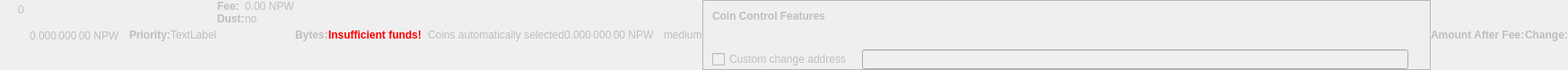
    <widget class="QWidget" name="dummyHideWidget" native="true">
     <property name="enabled">
      <bool>false</bool>
     </property>
     <property name="maximumSize">
      <size>
       <width>100</width>
       <height>22</height>
      </size>
     </property>
     <layout class="QHBoxLayout" name="dummyHideLayout">
      <property name="spacing">
       <number>0</number>
      </property>
      <property name="leftMargin">
       <number>0</number>
      </property>
      <property name="topMargin">
       <number>0</number>
      </property>
      <property name="rightMargin">
       <number>0</number>
      </property>
      <property name="bottomMargin">
       <number>0</number>
      </property>
      <item>
       <layout class="QFormLayout" name="formLayoutCoinControl1">
        <property name="horizontalSpacing">
         <number>10</number>
        </property>
        <property name="verticalSpacing">
         <number>14</number>
        </property>
        <property name="leftMargin">
         <number>10</number>
        </property>
        <property name="topMargin">
         <number>4</number>
        </property>
        <property name="rightMargin">
         <number>6</number>
        </property>
        <item row="0" column="1">
         <widget class="QLabel" name="labelCoinControlBytes">
          <property name="cursor">
           <cursorShape>IBeamCursor</cursorShape>
          </property>
          <property name="contextMenuPolicy">
           <enum>Qt::ActionsContextMenu</enum>
          </property>
          <property name="text">
           <string notr="true">0</string>
          </property>
          <property name="textInteractionFlags">
           <set>Qt::LinksAccessibleByMouse|Qt::TextSelectableByKeyboard|Qt::TextSelectableByMouse</set>
          </property>
         </widget>
        </item>
       </layout>
      </item>
      <item>
       <widget class="QLabel" name="labelCoinControlAfterFee">
        <property name="enabled">
         <bool>false</bool>
        </property>
        <property name="sizePolicy">
         <sizepolicy hsizetype="Fixed" vsizetype="Fixed">
          <horstretch>0</horstretch>
          <verstretch>0</verstretch>
         </sizepolicy>
        </property>
        <property name="minimumSize">
         <size>
          <width>111</width>
          <height>12</height>
         </size>
        </property>
        <property name="maximumSize">
         <size>
          <width>111</width>
          <height>12</height>
         </size>
        </property>
        <property name="cursor">
         <cursorShape>IBeamCursor</cursorShape>
        </property>
        <property name="contextMenuPolicy">
         <enum>Qt::ActionsContextMenu</enum>
        </property>
        <property name="text">
         <string notr="true">0.000 000 00 NPW</string>
        </property>
        <property name="textInteractionFlags">
         <set>Qt::LinksAccessibleByMouse|Qt::TextSelectableByKeyboard|Qt::TextSelectableByMouse</set>
        </property>
       </widget>
      </item>
      <item>
       <widget class="QLabel" name="labelCoinControlPriorityText">
        <property name="enabled">
         <bool>false</bool>
        </property>
        <property name="font">
         <font>
          <weight>75</weight>
          <bold>true</bold>
         </font>
        </property>
        <property name="text">
         <string>Priority:</string>
        </property>
       </widget>
      </item>
      <item>
       <layout class="QHBoxLayout" name="horizontalLayout">
        <item>
         <widget class="QLabel" name="WarningLabel">
          <property name="text">
           <string>TextLabel</string>
          </property>
         </widget>
        </item>
       </layout>
      </item>
      <item>
       <layout class="QFormLayout" name="formLayoutCoinControl3">
        <property name="horizontalSpacing">
         <number>0</number>
        </property>
        <property name="verticalSpacing">
         <number>0</number>
        </property>
        <property name="leftMargin">
         <number>0</number>
        </property>
        <property name="topMargin">
         <number>0</number>
        </property>
        <property name="rightMargin">
         <number>0</number>
        </property>
        <item row="0" column="0">
         <widget class="QLabel" name="labelCoinControlFeeText">
          <property name="enabled">
           <bool>false</bool>
          </property>
          <property name="font">
           <font>
            <weight>75</weight>
            <bold>true</bold>
           </font>
          </property>
          <property name="text">
           <string>Fee:</string>
          </property>
          <property name="margin">
           <number>0</number>
          </property>
         </widget>
        </item>
        <item row="0" column="1">
         <widget class="QLabel" name="labelCoinControlFee">
          <property name="enabled">
           <bool>false</bool>
          </property>
          <property name="cursor">
           <cursorShape>IBeamCursor</cursorShape>
          </property>
          <property name="contextMenuPolicy">
           <enum>Qt::ActionsContextMenu</enum>
          </property>
          <property name="text">
           <string notr="true">0.00 NPW</string>
          </property>
          <property name="textInteractionFlags">
           <set>Qt::LinksAccessibleByMouse|Qt::TextSelectableByKeyboard|Qt::TextSelectableByMouse</set>
          </property>
         </widget>
        </item>
        <item row="1" column="0">
         <widget class="QLabel" name="labelCoinControlLowOutputText">
          <property name="enabled">
           <bool>false</bool>
          </property>
          <property name="font">
           <font>
            <weight>75</weight>
            <bold>true</bold>
           </font>
          </property>
          <property name="text">
           <string>Dust:</string>
          </property>
         </widget>
        </item>
        <item row="1" column="1">
         <widget class="QLabel" name="labelCoinControlLowOutput">
          <property name="enabled">
           <bool>false</bool>
          </property>
          <property name="cursor">
           <cursorShape>IBeamCursor</cursorShape>
          </property>
          <property name="contextMenuPolicy">
           <enum>Qt::ActionsContextMenu</enum>
          </property>
          <property name="text">
           <string>no</string>
          </property>
          <property name="textInteractionFlags">
           <set>Qt::LinksAccessibleByMouse|Qt::TextSelectableByKeyboard|Qt::TextSelectableByMouse</set>
          </property>
         </widget>
        </item>
       </layout>
      </item>
      <item>
       <widget class="QLabel" name="labelCoinControlBytesText">
        <property name="enabled">
         <bool>false</bool>
        </property>
        <property name="font">
         <font>
          <weight>75</weight>
          <bold>true</bold>
         </font>
        </property>
        <property name="text">
         <string>Bytes:</string>
        </property>
       </widget>
      </item>
      <item>
       <layout class="QFormLayout" name="formLayoutCoinControl2">
        <property name="horizontalSpacing">
         <number>0</number>
        </property>
        <property name="verticalSpacing">
         <number>0</number>
        </property>
        <property name="leftMargin">
         <number>0</number>
        </property>
        <property name="topMargin">
         <number>0</number>
        </property>
        <property name="rightMargin">
         <number>0</number>
        </property>
       </layout>
      </item>
      <item>
       <layout class="QHBoxLayout" name="horizontalLayoutCoinControl2">
        <property name="spacing">
         <number>0</number>
        </property>
        <property name="bottomMargin">
         <number>0</number>
        </property>
       </layout>
      </item>
      <item>
       <widget class="QLabel" name="labelCoinControlInsuffFunds">
        <property name="enabled">
         <bool>false</bool>
        </property>
        <property name="minimumSize">
         <size>
          <width>0</width>
          <height>0</height>
         </size>
        </property>
        <property name="font">
         <font>
          <weight>75</weight>
          <bold>true</bold>
         </font>
        </property>
        <property name="styleSheet">
         <string notr="true">color:red;font-weight:bold;</string>
        </property>
        <property name="text">
         <string>Insufficient funds!</string>
        </property>
        <property name="margin">
         <number>5</number>
        </property>
       </widget>
      </item>
      <item>
       <layout class="QFormLayout" name="formLayoutCoinControl4">
        <property name="horizontalSpacing">
         <number>0</number>
        </property>
        <property name="verticalSpacing">
         <number>0</number>
        </property>
        <property name="leftMargin">
         <number>0</number>
        </property>
        <property name="topMargin">
         <number>0</number>
        </property>
        <property name="rightMargin">
         <number>0</number>
        </property>
       </layout>
      </item>
      <item>
       <widget class="QLabel" name="labelCoinControlChangeLabel">
        <property name="enabled">
         <bool>false</bool>
        </property>
        <property name="sizePolicy">
         <sizepolicy hsizetype="Preferred" vsizetype="Expanding">
          <horstretch>0</horstretch>
          <verstretch>0</verstretch>
         </sizepolicy>
        </property>
        <property name="minimumSize">
         <size>
          <width>0</width>
          <height>0</height>
         </size>
        </property>
        <property name="text">
         <string/>
        </property>
        <property name="margin">
         <number>3</number>
        </property>
       </widget>
      </item>
      <item>
       <widget class="QLabel" name="labelCoinControlAutomaticallySelected">
        <property name="enabled">
         <bool>false</bool>
        </property>
        <property name="sizePolicy">
         <sizepolicy hsizetype="Fixed" vsizetype="Fixed">
          <horstretch>0</horstretch>
          <verstretch>0</verstretch>
         </sizepolicy>
        </property>
        <property name="minimumSize">
         <size>
          <width>0</width>
          <height>0</height>
         </size>
        </property>
        <property name="maximumSize">
         <size>
          <width>240</width>
          <height>16777215</height>
         </size>
        </property>
        <property name="text">
         <string>Coins automatically selected</string>
        </property>
        <property name="margin">
         <number>5</number>
        </property>
       </widget>
      </item>
      <item>
       <widget class="QLabel" name="labelCoinControlChange">
        <property name="enabled">
         <bool>false</bool>
        </property>
        <property name="sizePolicy">
         <sizepolicy hsizetype="Fixed" vsizetype="Fixed">
          <horstretch>0</horstretch>
          <verstretch>0</verstretch>
         </sizepolicy>
        </property>
        <property name="minimumSize">
         <size>
          <width>111</width>
          <height>0</height>
         </size>
        </property>
        <property name="maximumSize">
         <size>
          <width>111</width>
          <height>16777215</height>
         </size>
        </property>
        <property name="cursor">
         <cursorShape>IBeamCursor</cursorShape>
        </property>
        <property name="contextMenuPolicy">
         <enum>Qt::ActionsContextMenu</enum>
        </property>
        <property name="text">
         <string notr="true">0.000 000 00 NPW</string>
        </property>
        <property name="textInteractionFlags">
         <set>Qt::LinksAccessibleByMouse|Qt::TextSelectableByKeyboard|Qt::TextSelectableByMouse</set>
        </property>
       </widget>
      </item>
      <item>
       <widget class="QLabel" name="labelCoinControlPriority">
        <property name="enabled">
         <bool>false</bool>
        </property>
        <property name="cursor">
         <cursorShape>IBeamCursor</cursorShape>
        </property>
        <property name="contextMenuPolicy">
         <enum>Qt::ActionsContextMenu</enum>
        </property>
        <property name="text">
         <string>medium</string>
        </property>
        <property name="textInteractionFlags">
         <set>Qt::LinksAccessibleByMouse|Qt::TextSelectableByKeyboard|Qt::TextSelectableByMouse</set>
        </property>
       </widget>
      </item>
      <item>
       <widget class="QFrame" name="frameCoinControl">
        <property name="sizePolicy">
         <sizepolicy hsizetype="Expanding" vsizetype="Expanding">
          <horstretch>0</horstretch>
          <verstretch>0</verstretch>
         </sizepolicy>
        </property>
        <property name="maximumSize">
         <size>
          <width>16777215</width>
          <height>16777215</height>
         </size>
        </property>
        <property name="frameShape">
         <enum>QFrame::StyledPanel</enum>
        </property>
        <property name="frameShadow">
         <enum>QFrame::Sunken</enum>
        </property>
        <layout class="QVBoxLayout" name="verticalLayoutCoinControl2_2">
         <property name="spacing">
          <number>0</number>
         </property>
         <property name="leftMargin">
          <number>0</number>
         </property>
         <property name="topMargin">
          <number>0</number>
         </property>
         <property name="rightMargin">
          <number>0</number>
         </property>
         <property name="bottomMargin">
          <number>0</number>
         </property>
         <item>
          <layout class="QVBoxLayout" name="verticalLayoutCoinControl" stretch="0,0,0,1">
           <property name="spacing">
            <number>0</number>
           </property>
           <property name="leftMargin">
            <number>10</number>
           </property>
           <property name="topMargin">
            <number>10</number>
           </property>
           <item>
            <layout class="QHBoxLayout" name="horizontalLayoutCoinControl1">
             <property name="bottomMargin">
              <number>15</number>
             </property>
             <item>
              <widget class="QLabel" name="labelCoinControlFeatures">
               <property name="enabled">
                <bool>false</bool>
               </property>
               <property name="sizePolicy">
                <sizepolicy hsizetype="Preferred" vsizetype="Maximum">
                 <horstretch>0</horstretch>
                 <verstretch>0</verstretch>
                </sizepolicy>
               </property>
               <property name="font">
                <font>
                 <weight>75</weight>
                 <bold>true</bold>
                </font>
               </property>
               <property name="styleSheet">
                <string notr="true">font-weight:bold;</string>
               </property>
               <property name="text">
                <string>Coin Control Features</string>
               </property>
              </widget>
             </item>
            </layout>
           </item>
           <item>
            <widget class="QWidget" name="widgetCoinControl" native="true">
             <property name="sizePolicy">
              <sizepolicy hsizetype="Preferred" vsizetype="Preferred">
               <horstretch>0</horstretch>
               <verstretch>0</verstretch>
              </sizepolicy>
             </property>
             <property name="minimumSize">
              <size>
               <width>0</width>
               <height>0</height>
              </size>
             </property>
             <property name="styleSheet">
              <string notr="true"/>
             </property>
             <layout class="QHBoxLayout" name="horizontalLayoutCoinControl5_2">
              <property name="leftMargin">
               <number>0</number>
              </property>
              <property name="topMargin">
               <number>0</number>
              </property>
              <property name="rightMargin">
               <number>0</number>
              </property>
              <property name="bottomMargin">
               <number>0</number>
              </property>
              <item>
               <layout class="QHBoxLayout" name="horizontalLayoutCoinControl3">
                <property name="spacing">
                 <number>20</number>
                </property>
                <property name="topMargin">
                 <number>0</number>
                </property>
                <property name="bottomMargin">
                 <number>10</number>
                </property>
               </layout>
              </item>
             </layout>
            </widget>
           </item>
           <item>
            <layout class="QHBoxLayout" name="horizontalLayoutCoinControl4" stretch="0,0,0">
             <property name="spacing">
              <number>12</number>
             </property>
             <property name="sizeConstraint">
              <enum>QLayout::SetDefaultConstraint</enum>
             </property>
             <property name="topMargin">
              <number>5</number>
             </property>
             <property name="rightMargin">
              <number>5</number>
             </property>
             <item>
              <widget class="QCheckBox" name="checkBoxCoinControlChange">
               <property name="enabled">
                <bool>false</bool>
               </property>
               <property name="toolTip">
                <string>If this is activated, but the change address is empty or invalid, change will be sent to a newly generated address.</string>
               </property>
               <property name="text">
                <string>Custom change address</string>
               </property>
              </widget>
             </item>
             <item>
              <widget class="QValidatedLineEdit" name="lineEditCoinControlChange">
               <property name="enabled">
                <bool>false</bool>
               </property>
               <property name="sizePolicy">
                <sizepolicy hsizetype="Expanding" vsizetype="Fixed">
                 <horstretch>0</horstretch>
                 <verstretch>0</verstretch>
                </sizepolicy>
               </property>
              </widget>
             </item>
             <item>
              <widget class="QLabel" name="labelCoinControlChangeLabel_2">
               <property name="sizePolicy">
                <sizepolicy hsizetype="Preferred" vsizetype="Expanding">
                 <horstretch>0</horstretch>
                 <verstretch>0</verstretch>
                </sizepolicy>
               </property>
               <property name="minimumSize">
                <size>
                 <width>0</width>
                 <height>0</height>
                </size>
               </property>
               <property name="text">
                <string/>
               </property>
               <property name="margin">
                <number>3</number>
               </property>
              </widget>
             </item>
            </layout>
           </item>
           <item>
            <spacer name="verticalSpacerCoinControl">
             <property name="orientation">
              <enum>Qt::Vertical</enum>
             </property>
             <property name="sizeHint" stdset="0">
              <size>
               <width>800</width>
               <height>1</height>
              </size>
             </property>
            </spacer>
           </item>
          </layout>
         </item>
        </layout>
       </widget>
      </item>
      <item>
       <widget class="QLabel" name="labelCoinControlAfterFeeText">
        <property name="enabled">
         <bool>false</bool>
        </property>
        <property name="minimumSize">
         <size>
          <width>0</width>
          <height>0</height>
         </size>
        </property>
        <property name="maximumSize">
         <size>
          <width>16777215</width>
          <height>16777215</height>
         </size>
        </property>
        <property name="font">
         <font>
          <weight>75</weight>
          <bold>true</bold>
         </font>
        </property>
        <property name="text">
         <string>Amount After Fee:</string>
        </property>
        <property name="alignment">
         <set>Qt::AlignLeading|Qt::AlignLeft|Qt::AlignVCenter</set>
        </property>
        <property name="margin">
         <number>0</number>
        </property>
       </widget>
      </item>
      <item>
       <widget class="QLabel" name="labelCoinControlChangeText">
        <property name="enabled">
         <bool>false</bool>
        </property>
        <property name="sizePolicy">
         <sizepolicy hsizetype="Preferred" vsizetype="Preferred">
          <horstretch>0</horstretch>
          <verstretch>0</verstretch>
         </sizepolicy>
        </property>
        <property name="minimumSize">
         <size>
          <width>0</width>
          <height>0</height>
         </size>
        </property>
        <property name="maximumSize">
         <size>
          <width>16777215</width>
          <height>16777215</height>
         </size>
        </property>
        <property name="font">
         <font>
          <weight>75</weight>
          <bold>true</bold>
         </font>
        </property>
        <property name="text">
         <string>Change:</string>
        </property>
        <property name="alignment">
         <set>Qt::AlignLeading|Qt::AlignLeft|Qt::AlignVCenter</set>
        </property>
       </widget>
      </item>
     </layout>
    </widget>
